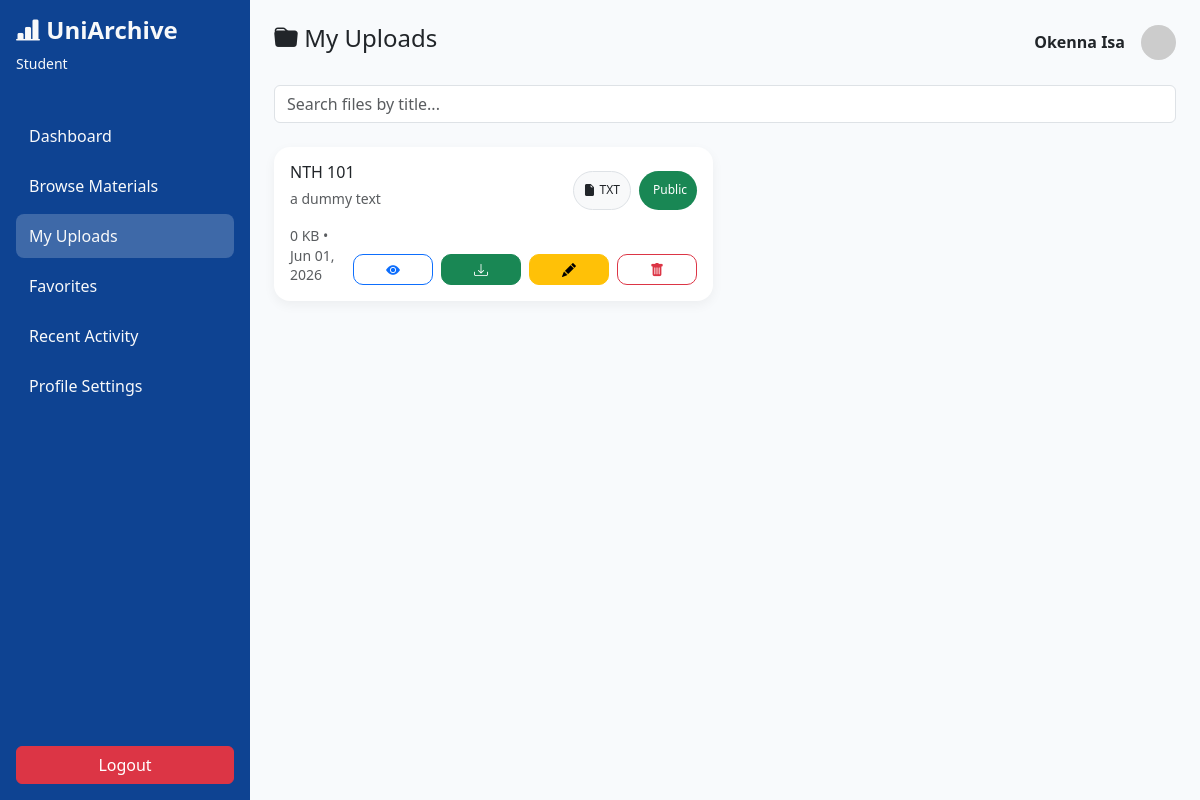
The app's page /public/files.php (signed in) with its own data.
### tables this page shows
CREATE TABLE `uploads` (
  `id` int(11) NOT NULL,
  `user_id` int(11) NOT NULL,
  `institution_id` int(11) DEFAULT NULL,
  `title` varchar(255) NOT NULL,
  `description` text DEFAULT NULL,
  `file_name` varchar(255) NOT NULL,
  `file_type` varchar(50) DEFAULT NULL,
  `file_size` int(11) DEFAULT NULL,
  `visibility` enum('private','institution','public') DEFAULT 'institution',
  `created_at` timestamp NOT NULL DEFAULT current_timestamp()
);

### public/files.php (the view, shortened to what this page needs)
<?php
require "../config/db.php";
$user_id = $_SESSION['user_id'];
$role = $_SESSION['role'] ?? 'student';
$name = $_SESSION['name'] ?? 'User';
$themeClass = ($role === 'staff') ? 'theme-staff' : 'theme-student';
$search = isset($_GET['search']) ? trim($_GET['search']) : "";
if ($search !== "") {
    $stmt = $conn->prepare("
        SELECT * FROM uploads
        WHERE user_id = ? AND title LIKE ?
        ORDER BY created_at DESC
    ");
    $like = "%$search%";
    $stmt->bind_param("is", $user_id, $like);
} else {
    $stmt = $conn->prepare("
        SELECT * FROM uploads
        WHERE user_id = ?
        ORDER BY created_at DESC
    ");
    $stmt->bind_param("i", $user_id);
}
$stmt->execute();
$result = $stmt->get_result();
?>
<!DOCTYPE html>
<html>
<head>
    <link href="https://cdn.jsdelivr.net/npm/bootstrap@5.3.3/dist/css/bootstrap.min.css" rel="stylesheet">
    <link href="https://cdn.jsdelivr.net/npm/bootstrap-icons@1.11.3/font/bootstrap-icons.css" rel="stylesheet">
    <link rel="stylesheet" href="../assests/style.css">
</head>
<body class="<?php echo $themeClass; ?>">
    <div class="d-flex">
        <?php include "../includes/sidebar.php"; ?>
        <div class="main-content flex-grow-1 p-4">
            <div class="d-flex justify-content-between align-items-center mb-4">
                <h4><i class="bi bi-folder-fill"></i> My Uploads</h4>
                <div class="d-flex align-items-center gap-3">
                    <strong><?php echo $name; ?></strong>
                    <img src="https://via.placeholder.com/35" class="rounded-circle">
                </div>
            </div>
            <form method="GET" class="mb-4">
                <input
                    type="text"
                    name="search"
                    class="form-control search-bar"
                    placeholder="Search files by title..."
                    value="<?= htmlspecialchars($search) ?>">
            </form>
            <?php if ($result->num_rows === 0): ?>
                <div class="alert alert-info">Nothing to see here...</div>
            <?php else: ?>
                <div class="row">
                    <?php while ($row = $result->fetch_assoc()): ?>
                        <div class="col-md-6 mb-3">
                            <div class="card p-3 file-card h-100 d-flex flex-column">
                                <div class="d-flex justify-content-between">
                                    <div>
                                        <h6 class="mb-1">
                                            <?= htmlspecialchars($row['title']) ?>
                                        </h6>
                                        <small class="text-muted">
                                            <?= htmlspecialchars($row['description']) ?>
                                        </small>
                                    </div>
                                    <div class="d-flex flex-wrap gap-2 mt-2">
                                        <span class="badge rounded-pill bg-light text-dark border d-flex align-items-center gap-1">
                                            <i class="bi bi-file-earmark-fill"></i>
                                            <?= strtoupper($row['file_type']) ?>
                                        </span>
                                        <?php if ($row['visibility'] == 'public'): ?>
                                            <span class="badge rounded-pill bg-success d-flex align-items-center gap-1">
                                                Public
                                            </span>
                                        <?php endif; ?>
                                    </div>
                                </div>
                                <div class="d-flex justify-content-between align-items-center mt-3">
                                    <small class="text-muted">
                                        <?= round($row['file_size'] / 1024, 2) ?> KB •
                                        <?= date("M d, Y", strtotime($row['created_at'])) ?>
                                    </small>
                                    <div class="mt-auto d-flex gap-2">
                                        <a href="view_file_from_saved.php?id=<?= $row['id'] ?>"
                                            class="btn btn-outline-primary btn-sm w-100">
                                            <i class="bi bi-eye-fill"></i>
                                        </a>
                                        <a href="download.php?id=<?= $row['id'] ?>"
                                            class="btn btn-success btn-sm w-100">
                                            <i class="bi bi-download"></i>
                                        </a>
                                        <a href="edit_file.php?id=<?= $row['id'] ?>"
                                            class="btn btn-warning btn-sm w-100">
                                            <i class="bi bi-pencil-fill"></i>
                                        </a>
                                        <a href="delete_file.php?id=<?= $row['id'] ?>"
                                            class="btn btn-outline-danger btn-sm w-100"
                                            onclick="return confirm('Delete this file?')">
                                            <i class="bi bi-trash-fill"></i>
                                        </a>
                                    </div>
                                </div>
                            </div>
                        </div>
                    <?php endwhile; ?>
                </div>
            <?php endif; ?>
        </div>
    </div>
</body>
</html>

### assests/style.css (style rules this page uses)
.theme-student { --primary: #1e3a8a; --primary-light: #3b82f6; }
.main-content { background: #f8fafc; min-height: 100vh; }
.file-card { border: none; border-radius: 16px; box-shadow: 0 4px 12px rgba(0,0,0,0.05); transition: all 0.2s ease; overflow: hidden; }
.file-card small { line-height: 1.4; }
.file-card .btn { min-width: 80px; border-radius: 10px; }
.badge { padding: 7px 10px; border-radius: 10px; font-weight: 500; }
.btn { transition: all 0.2s ease; }

### records on screen
uploads: title "NTH 101", description "a dummy text", file_type "TXT", visibility "Public", $row['file_size']/1024 "0", created_at "Jun 01, 2026"

### other values on screen
$role "Student"
$name "Okenna Isa"
